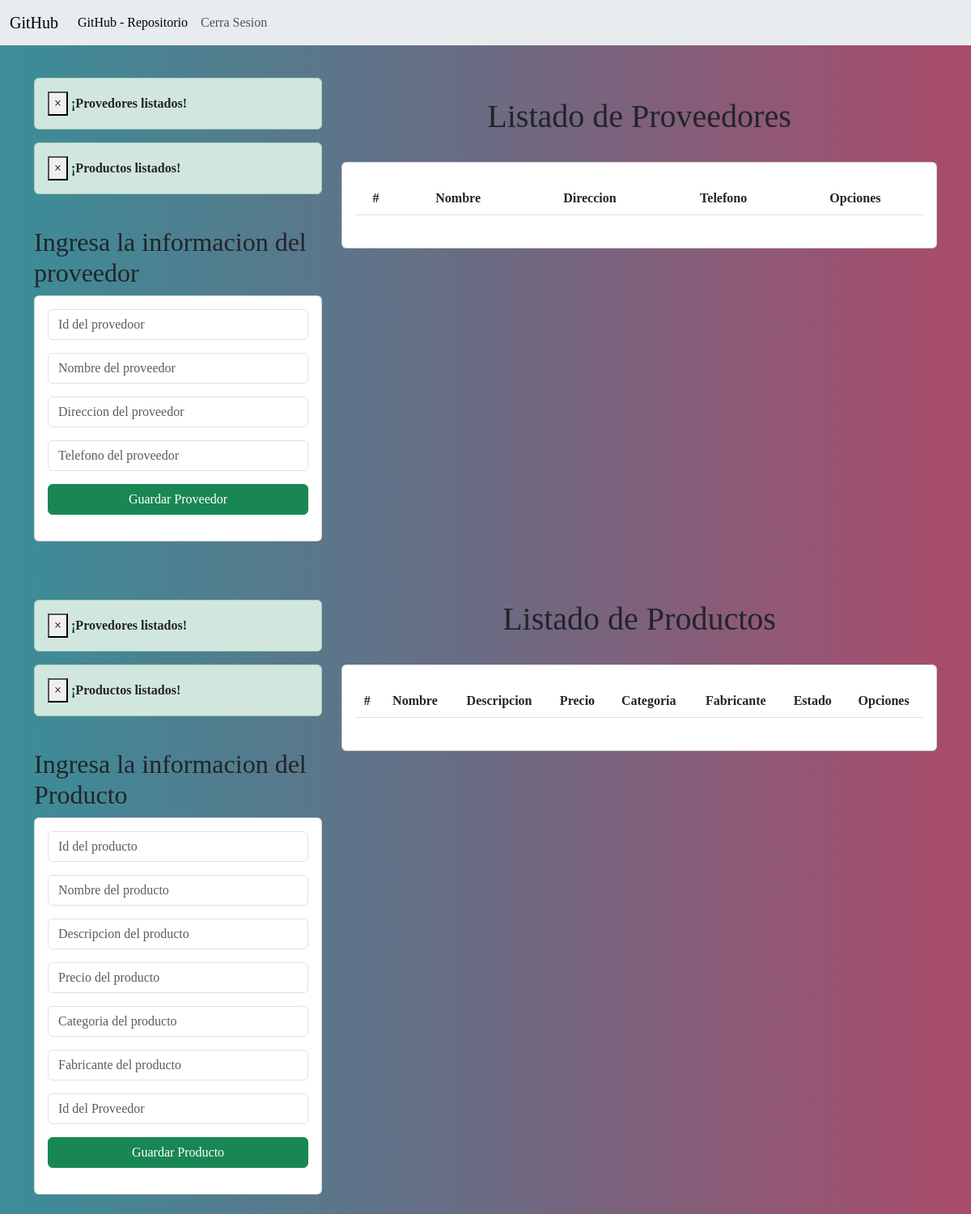
Before: /gestionproducto/ with the older database file.
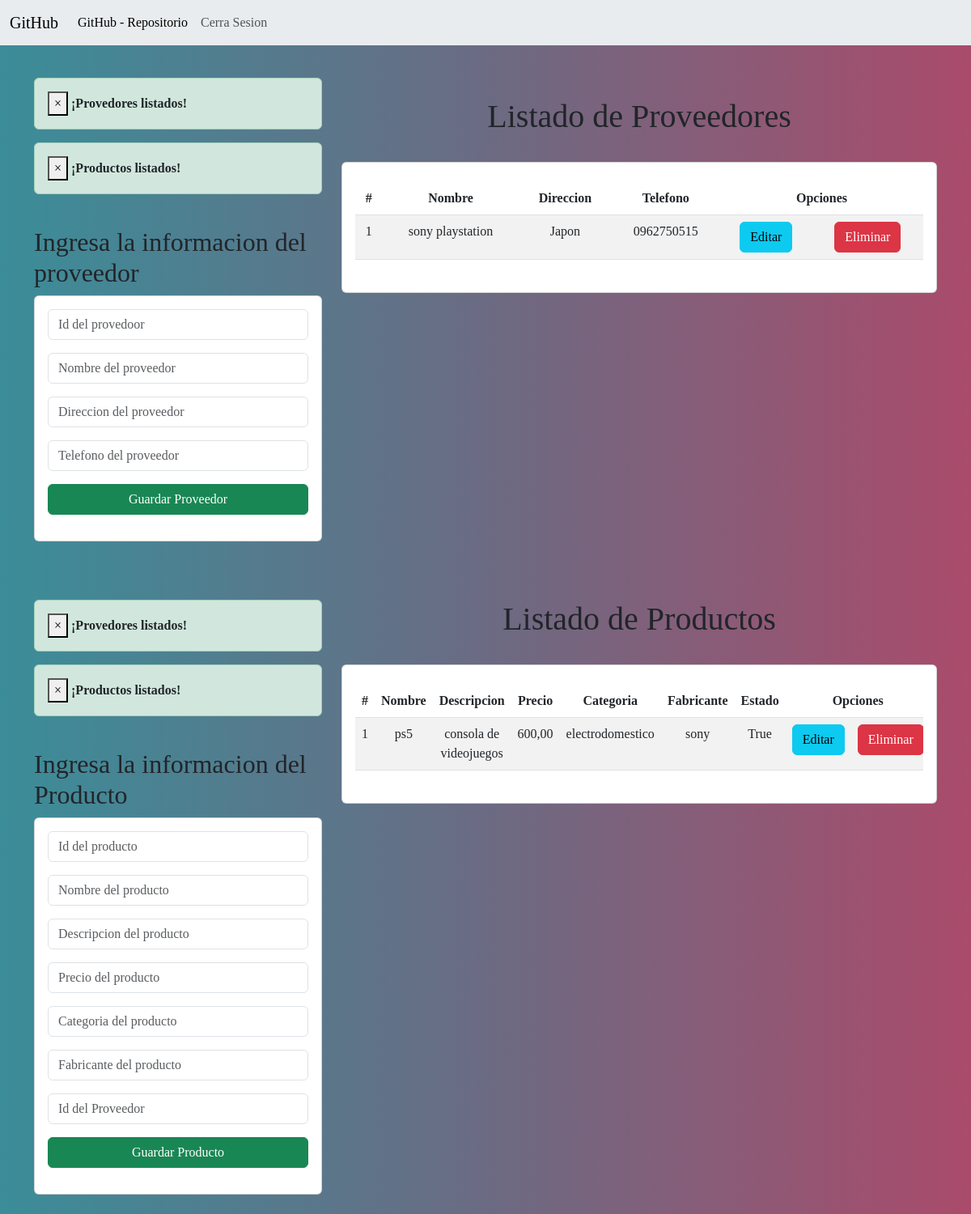
After: the same page with the newer database file.
### almacenes_sans/models.py (models this page shows, shortened)
class proveedor(models.Model):
    id = models.IntegerField(primary_key=True)
    nombre = models.CharField(max_length=100)
    direccion = models.CharField(max_length=200)
    telefono = models.CharField(max_length=20)
    class Meta: db_table = 'proveedor'

class producto(models.Model):
    id = models.IntegerField(primary_key=True)
    nombre = models.CharField(max_length=100)
    descripcion = models.TextField()
    precio = models.DecimalField(max_digits=10, decimal_places=2)
    categoria = models.CharField(max_length=50)
    fabricante = models.CharField(max_length=50)
    estado = models.BooleanField(default=True)
    proveedor = models.ForeignKey(proveedor, on_delete=models.CASCADE)
    class Meta: db_table = 'producto'

### almacenes_sans/views.py (the view)
# urls.py: path('', views.home,name='gestionproducto'),
def home(request):
    proveedores = proveedor.objects.all()
    messages.success(request, '¡Provedores listados!')
    productos = producto.objects.all()
    messages.success(request, '¡Productos listados!')
    return render(request, "gestionproducto.html", {"proveedores":proveedores,
                                                    "productos": productos
                                                    })

### almacenes_sans/templates/gestionproducto.html (shortened to what the changed rows need)
{% extends "baseges.html" %}
{% block body %}
    <div class="row">
    <div class="col-sm-12 col-md-6 col-lg-4 col-xl-4">
        {% if messages %}
        {% for messageprov in messages %}
        <div class="alert alert-dismissible alert-success">
            <button type="button" class="close" data-dismiss="alert">&times;</button>
            <strong class="text-dark">{{ messageprov }}</strong>
        </div>
        {% endfor %}
        {% endif %}
            <br>
        <h2>Ingresa la informacion del proveedor</h2>
    </div>
    <div class="col-sm-12 col-md-6 col-lg-8 col-xl-8">
        <br>
        <h1>Listado de Proveedores</h1>
    <br>
    <div class="card card-body" style="text-align: center;">
        <div class="table-responsive py-2">
            <table class="table table-striped">
                <thead>
                    <tr>
                        <th>#</th>
                        <th>Nombre</th>
                        <th>Direccion</th>
                        <th>Telefono</th>
                        <th colspan="2">Opciones</th>
                    </tr>
                </thead>
                <tbody>
                    {% for p in proveedores %}
                    <tr>
                        <td>{{p.id}}</td>
                        <td>{{p.nombre}}</td>
                        <td>{{p.direccion}}</td>
                        <td>{{p.telefono}}</td>
                       <td>
                            <form action="{% url 'editar_proveedor' id=p.id %}" method="post">
                                <button type="submit" class="btn btn-info">Editar</button>
                            </form>
                        </td>
                        <td>
                            <form action="{% url 'eliminar_proveedor' id=p.id %}" method="post">
                                <button type="submit" class="btn btn-danger">Eliminar</button>
                            </form>
                        </td>
                    </tr>
                    {% endfor %}
                </tbody>
            </table>
        </div>
    </div>
    </div>
</div>
    <br>
    <br>
    <br>
    <div class="row">
    <div class="col-sm-12 col-md-6 col-lg-4 col-xl-4">
        {% if messages %}
        {% for messageprodu in messages %}
        <div class="alert alert-dismissible alert-success">
            <button type="button" class="close" data-dismiss="alert">&times;</button>
            <strong class="text-dark">{{ messageprodu }}</strong>
        </div>
        {% endfor %}
        {% endif %}
        <br>
        <h2>Ingresa la informacion del Producto</h2>
    </div>
    <div class="col-sm-12 col-md-6 col-lg-8 col-xl-8">
        <h1>Listado de Productos</h1>
    <br>
    <div class="card card-body" style="text-align: center;">
        <div class="table-responsive py-2">
            <table class="table table-striped">
                <thead>
                    <tr>
                        <th>#</th>
                        <th>Nombre</th>
                        <th>Descripcion</th>
                        <th>Precio</th>
                        <th>Categoria</th>
                        <th>Fabricante</th>
                        <th>Estado</th>
                        <th colspan="2">Opciones</th>
                    </tr>
                </thead>
                <tbody>
                    {% for p in productos %}
                    <tr>
                        <td>{{p.id}}</td>
                        <td>{{p.nombre}}</td>
                        <td>{{p.descripcion}}</td>
                        <td>{{p.precio}}</td>
                        <td>{{p.categoria}}</td>
                        <td>{{p.fabricante}}</td>
                        <td>{{p.estado}}</td>
                        <td>
                            <form action="{% url 'editar_producto' id=p.id %}" method="post">
                                <button type="submit" class="btn btn-info">Editar</button>
                            </form>
                        </td>
                        <td>
                            <form action="{% url 'eliminar_producto' id=p.id %}" method="post">
                                <button type="submit" class="btn btn-danger">Eliminar</button>
                            </form>
                        </td>
                    </tr>
                    {% endfor %}
                </tbody>
            </table>
        </div>
    </div>
    </div>
</div>
{% endblock %}

Changed rows visible on the page:
added proveedor: id "1", nombre "sony playstation", direccion "Japon", telefono "0962750515"
added producto: id "1", nombre "ps5", descripcion "consola de videojuegos", precio "600,00", categoria "electrodomestico", fabricante "sony", estado "True"
